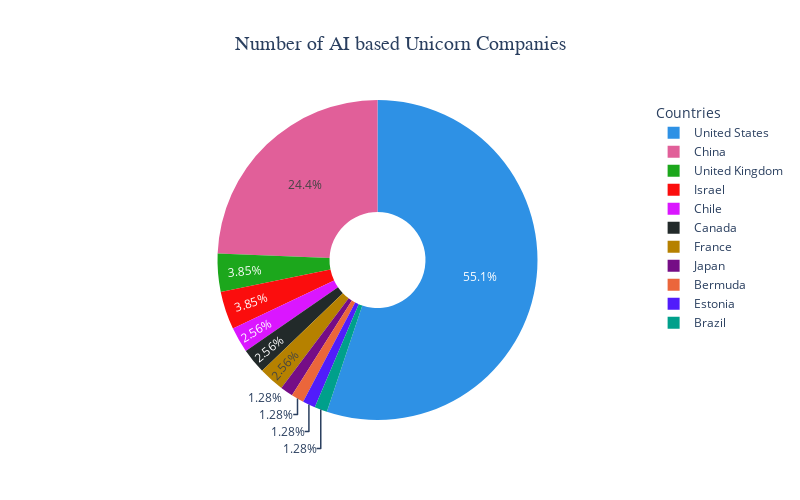

Write notebook code for a chart like this one.
### Code cell
country_vs_company_vis(country_ai_count,'Number of AI based Unicorn Companies')

### Figure 1 — Plotly figure (JSON) as saved in the notebook; plotly's stock layout.template omitted (floating-point values rounded to 4 significant figures)
{"data": [{"customdata": [[43], [19], [3], [3], [2], [2], [2], [1], [1], [1], [1]], "domain": {"x": [0, 1], "y": [0, 1]}, "hole": 0.3, "hovertemplate": "Country Name=%{label}<br>Number of AI based Unicorn Companies=%{customdata[0]}<extra></extra>", "labels": ["United States", "China", "United Kingdom", "Israel", "Chile", "Canada", "France", "Japan", "Bermuda", "Estonia", "Brazil"], "legendgroup": "", "name": "", "showlegend": true, "type": "pie", "values": [43, 19, 3, 3, 2, 2, 2, 1, 1, 1, 1]}], "layout": {"height": 500, "legend": {"font": {"size": 12}, "title": {"text": "Countries"}, "tracegroupgap": 10}, "piecolorway": ["#2E91E5", "#E15F99", "#1CA71C", "#FB0D0D", "#DA16FF", "#222A2A", "#B68100", "#750D86", "#EB663B", "#511CFB", "#00A08B", "#FB00D1", "#FC0080", "#B2828D", "#6C7C32", "#778AAE", "#862A16", "#A777F1", "#620042", "#1616A7", "#DA60CA", "#6C4516", "#0D2A63", "#AF0038"], "showlegend": true, "title": {"font": {"family": "Arial", "size": 20}, "text": "Number of AI based Unicorn Companies", "x": 0.5}, "width": 800}}
